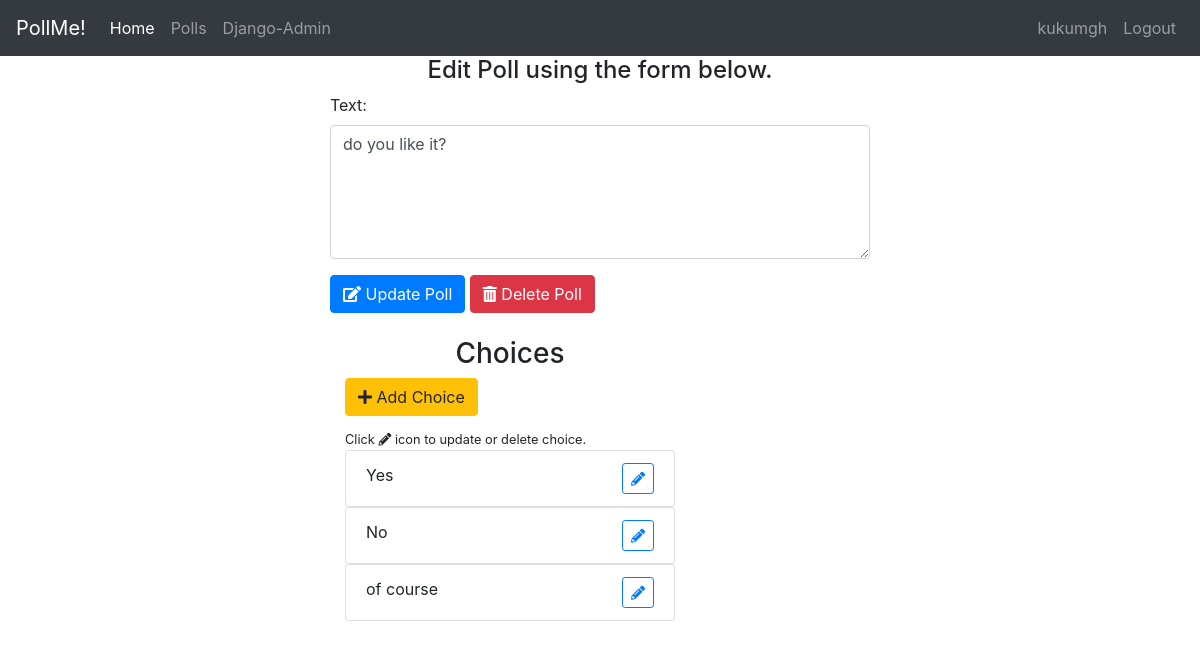
Page /polls/edit/1 (signed in) on the committed database.
### polls/models.py (models this page shows, shortened)
class Poll(models.Model):
    owner = models.ForeignKey(User, on_delete=models.CASCADE, default=1)
    text = models.CharField(max_length=200)
    publish_date = models.DateTimeField()

class Choice(models.Model):
    poll = models.ForeignKey(Poll, on_delete=models.CASCADE)
    choice_text = models.CharField(max_length=200)

### polls/views.py (the view)
# urls.py: path('edit/<int:poll_id>', views.edit_poll, name='edit_poll'),
@login_required
def edit_poll(request, poll_id):
    poll = get_object_or_404(Poll, id=poll_id)
    if request.user != poll.owner:
        return redirect('/')
    if request.method == 'POST':
        form = EditPollForm(request.POST, instance=poll)
        if form.is_valid():
            form.save()
            messages.success(
                request, 'Poll Edited Successfully.', extra_tags='alert alert-success'
            )
            return redirect('polls:list')
    else:
        form = EditPollForm(instance=poll)
    context = {'form': form, 'poll': poll}
    return render(request, 'polls/edit_poll.html', context)

### polls/forms.py
class EditPollForm(forms.ModelForm):
    class Meta:
        model = Poll
        fields = ['text']
        widgets = {
            'text': forms.Textarea(attrs={'class': 'form-control', 'cols': 10, 'rows': 5})
        }

### polls/templates/polls/edit_poll.html (shortened to what this page needs)
{% extends 'base.html' %}
{% block content %}
    <div class="container">
        <div class="row">
            <div class="col-sm-6 offset-sm-3">
                <h4 class="text-center">Edit Poll using the form below.</h4>
                <form action="" method="post">
                    {% for field in form %}
                        <div class="form-group">
                            {{ field.label_tag }}
                            {{ field }}
                        </div>
                    {% endfor %}
                    <button type="submit" class="btn btn-primary">
                        <i class="fas fa-edit"></i> Update Poll
                    </button>
                    <a href="{% url 'polls:delete_poll' poll.id %}" class="btn btn-danger">
                        <i class="fas fa-trash-alt"></i> Delete Poll</a>
                </form>
                <br>
                <div class="col-sm-8">
                    <h3 class="text-center">Choices</h3>
                    <a href="{% url 'polls:add_choice' poll.id %}" class="btn btn-warning" style="margin-bottom:10px">
                        <i class="fas fa-plus"></i> Add Choice</a>
                    <br>
                    <small>Click <i class="fas fa-pencil-alt"></i> icon to update or delete choice.</small>
                    {% for choice in poll.choice_set.all %}
                        <div class="list-group">
                            <li type="None" class="list-group-item">{{ choice.choice_text }}
                                <div class="float-right">
                                    <a href="{% url 'polls:edit_choice' choice.id %}"
                                       class="btn btn-sm btn-outline-primary">
                                        <i class="fas fa-pencil-alt"></i>
                                    </a>
                                </div>
                            </li>
                        </div>
                    {% endfor %}
                </div>
            </div>
        </div>
    </div>
{% endblock %}

### templates/includes/navbar.html (shortened to what this page needs)
<nav class="navbar navbar-expand-lg navbar-dark bg-dark">
    <a class="navbar-brand" href="{% url 'home' %}">PollMe!</a>
    <div class="collapse navbar-collapse" id="navbarNav">
        <div class="navbar-nav">
            <a class="nav-item nav-link active" href="{% url 'home' %}">Home <span class="sr-only">(current)</span></a>
            <a class="nav-item nav-link" href="{% url 'polls:list' %}">Polls</a>
            <a class="nav-item nav-link" href="admin/">Django-Admin</a>
        </div>
        <div class="navbar-nav ml-auto">
            {% if request.user.is_authenticated %}
                <span class="nav-item nav-link">{{ request.user }}</span> <a class="nav-item nav-link" href="{% url 'accounts:logout' %}">Logout</a>
            {% else %}
                <a class="nav-item nav-link" href="{% url 'accounts:login' %}">Login</a>
            {% endif %}
        </div>
    </div>
</nav>

### rows in the picture
Poll: form "do you like it?"
Choice: choice_text "Yes"
Choice: choice_text "No"
Choice: choice_text "of course"

### other values in the picture
{{ request.user }} "kukumgh"
{{ field.label_tag }} "Text:"
